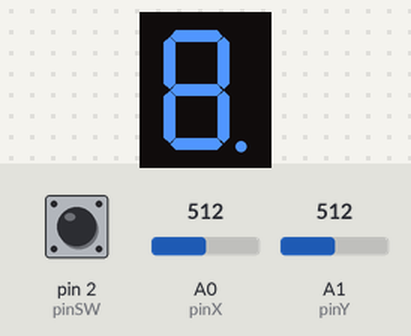
This sketch was run on a simulated Arduino Uno, built with avr-gcc and run on an emulated ATmega328P. Shown: 1-digit seven-segment display. Wiring (inferred from the names in the program): 1-digit 7-segment display, segments lit when LOW: segments pin 10, pin 9, pin 8, pin 7, pin 6, pin 5, pin 4, pin 12. The inputs (shaded band) are chosen by the test bench; at power-on: A0 (pinX) = 512, A1 (pinY) = 512, pin 2 (pinSW) HIGH. The segment pins are drawn as the display they are named for.

Above: at 0.75 s.
1.3 s: A0 (pinX) set to 306
At 2.25 s:
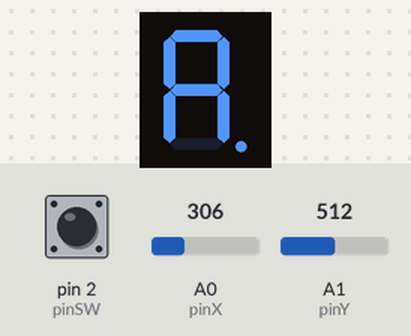
4.3 s: A1 (pinY) set to 306
At 4.66 s:
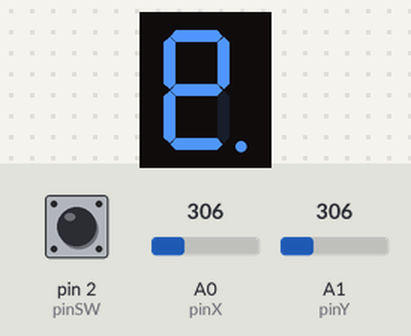
7.3 s: A1 (pinY) set to 716
At 7.67 s:
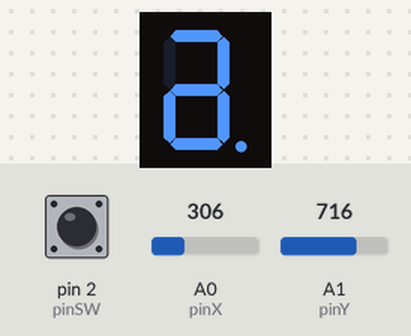
9.0 s: A0 (pinX) set to 698
10.5 s: A0 (pinX) set to 716
At 11.28 s:
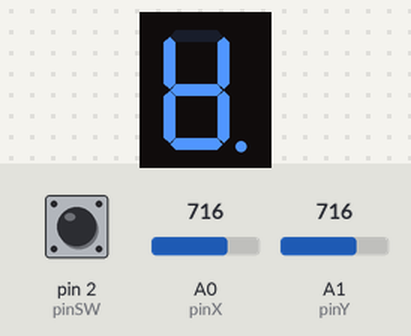
13.5 s: A0 (pinX) set to 511
At 14.3 s:
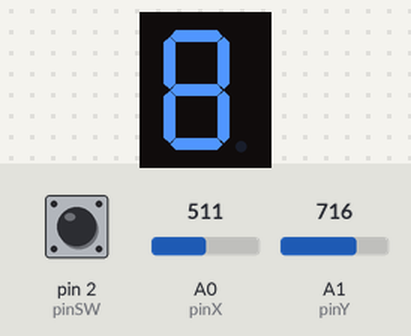
Timing chart, 0 to 16.5 s (numbered marks = the images above; inputs shaded):
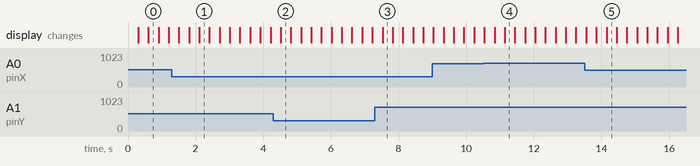

The sketch:

Homework_4.ino
```cpp
const int pinSW = 2;  // pin pentru butonul de pe joystick

const int pinX = A0;  // pin analog pentru axa x a joystick-ului

const int pinY = A1;  // pin analog pentru axay a joystick-ului


const int pinA = 12;
const int pinB = 10;
const int pinC = 9;
const int pinD = 8;
const int pinE = 7;
const int pinF = 6;
const int pinG = 5;
const int pinDP = 4;

const int VecinNull = -1;

int SegmentCurent = 7;
const int segSize = 8;


const int DeadZone = 100;

const int DebounceTime = 600;
unsigned long lastDebounceTime = 0;

const int IntervalBlink = 300;
unsigned long TimpAnteriorBlink = 0;


unsigned long TimpApasareLung = 1500;  // Timpul pentru resetarea starii a 7 digit display

volatile bool buttonPressed = false;
volatile unsigned long lastButtonPressTime = 0;


int SegmentsStates[segSize] = { 0, 0, 0, 0, 0, 0, 0, 0 };  // retinem starile pentru fiecare segment ca sa stim daca il stingem sau aprindem cand facem intreruperea

int segments[segSize] = {

  pinA, pinB, pinC, pinD, pinE, pinF, pinG, pinDP

};

typedef enum {
  LEFT,
  RIGHT,
  UP,
  DOWN,
  NONE
} Direction;


// a =0,b=1,c=2,d=3,e=4,f=5,g=6,dp=7

int VeciniSegmente[segSize][4] = {
  // vecinii pe care putem merge(pozitiile din segments) in functie de directia data din joystick
  // stanga,dreapta,sus,jos
  { 5, 1, VecinNull, 6 },                 // Vecinii lui A
  { 5, VecinNull, 0, 6 },                 // B
  { 4, 7, 6, 3 },                         // C
  { 4, 2, 6, VecinNull },                 //D
  { VecinNull, 2, 5, 3 },                 //E
  { VecinNull, 1, 0, 4 },                 //F
  { VecinNull, VecinNull, 0, 3 },         //G
  { 2, VecinNull, VecinNull, VecinNull }  //DP
};


void setup() {


  for (int i = 0; i < segSize; i++) {

    pinMode(segments[i], OUTPUT);
  }

  pinMode(pinSW, INPUT_PULLUP);
  attachInterrupt(digitalPinToInterrupt(pinSW), toggleButon, CHANGE);


  Serial.begin(9600);
}


void loop() {

  if (IsJoystickMoved()) {

    MoveSegment();
  }

  BlinkContinuu(segments[SegmentCurent]);


  for (int i = 0; i < segSize; i++) {
    if (i != SegmentCurent) {  // Aprindem/stingem segmentele in functie de starile retinute, dar nu pe cel curent caruia ii facem blink
      digitalWrite(segments[i], SegmentsStates[i]);
    }
  }
}

void BlinkContinuu(int PinNumber) {
  unsigned long TimpCurent = millis();
  if (TimpCurent - TimpAnteriorBlink > IntervalBlink) {

    digitalWrite(PinNumber, !digitalRead(PinNumber));
    TimpAnteriorBlink = TimpCurent;
  }
}

bool IsJoystickMoved() {  // Debounce pentru miscarea de joystick

  int x = analogRead(pinX) - 501;
  int y = analogRead(pinY) - 512;
  if (abs(x) > DeadZone || abs(y) > DeadZone) {


    unsigned long currentTime = millis();
    if (currentTime - lastDebounceTime > DebounceTime) {
      lastDebounceTime = currentTime;
      return true;
    }
  }
  return false;
}


Direction getJoystickDirection() {

  int x = analogRead(pinX) - 501;  // am dat print la valoarea lui x cand nu atingem joystick si am observat ca este 501 in pozitia neutra
  int y = analogRead(pinY) - 512;

  if (abs(x) > abs(y)) {  // daca valoarea lui x este mai mare, inseamna ca ne miscam orizontal


    if (x > DeadZone) return RIGHT;
    if (x < -DeadZone) return LEFT;
  } else {
    if (y > DeadZone) return UP;
    if (y < -DeadZone) return DOWN;
  }
  return NONE;
}

void MoveSegment() {
  Direction dir = getJoystickDirection();
  if (dir != NONE) {
    int nextSegment = VeciniSegmente[SegmentCurent][dir];
    if (nextSegment != -1) {

      SegmentCurent = nextSegment;
    }
  }
}
void toggleButon() {
  bool currentState = digitalRead(pinSW);

  if (currentState == LOW) {  // Cand apasam butonul
    if (!buttonPressed) {
      buttonPressed = true;            // Marcam ca butonul a fost apasat
      lastButtonPressTime = millis();  // Inregistram timpul la care a fost apasat
    }
  }
  // Altfel, daca am dat drumul butonului
  else if (buttonPressed) {
    buttonPressed = false;
    unsigned long pressDuration = millis() - lastButtonPressTime;  // Calculam durata apasarii

    // Verificam daca durata este mai lunga decat timpul pentru o apasare lunga
    if (pressDuration >= TimpApasareLung) {
      Resetare();
    }

    else {  // apasare scurta, dam doar toggle
      SegmentsStates[SegmentCurent] = !SegmentsStates[SegmentCurent];
    }
  }
}

void Resetare() {
  for (int i = 0; i < segSize; i++) {
    SegmentsStates[i] = 0;
  }
  SegmentCurent = 7;
}
```

Measured:
- the behaviour switches between 705 and 706 on A0 (pinX) (found by bisection; images 3 and 4)
- after the input at 1.3 s, the display: first changes after 0.21 s (image 1 shows a later state)
- after the input at 4.3 s, the display: changes after 0.22 s (image 2)
- after the input at 7.3 s, the display: changes after 0.23 s (image 3)
- after the input at 10.5 s, the display: first differs from a run without the input after 0.64 s (image 4)
- after the input at 13.5 s, the display: first differs from a run without the input after 0.65 s (image 5)
